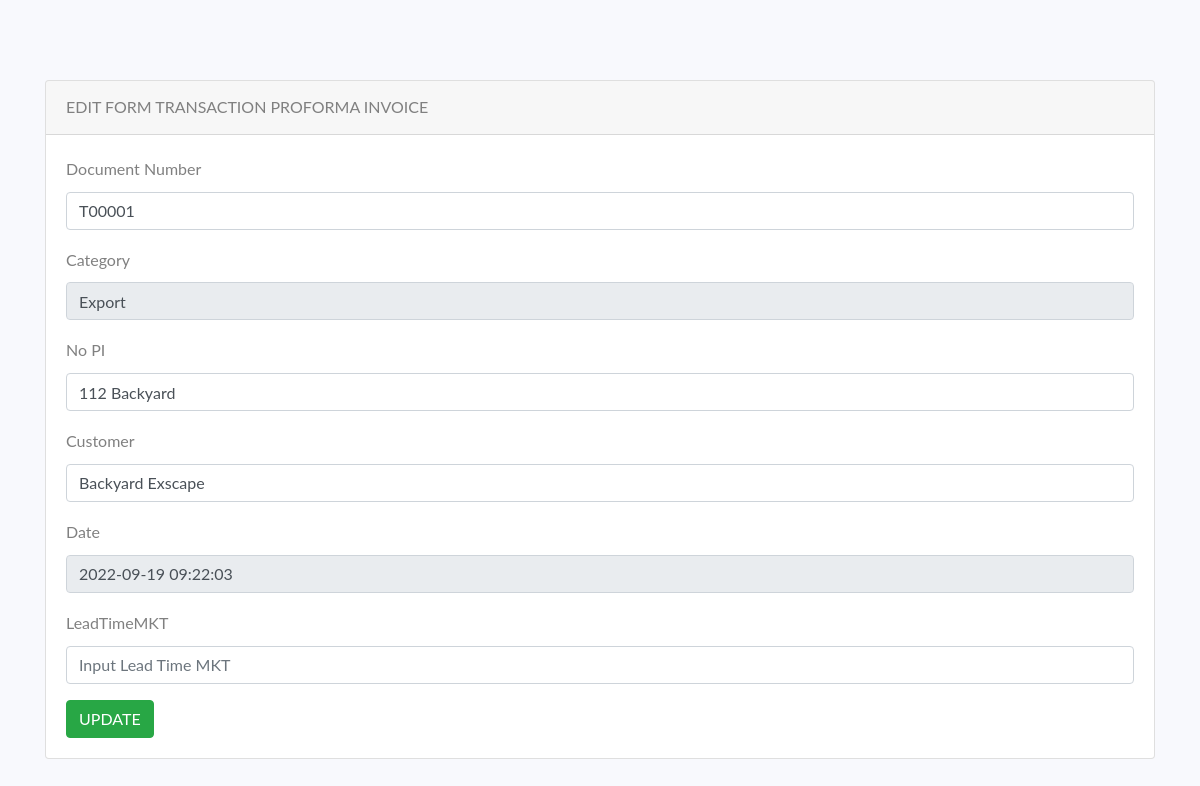
Screenshot of /pages/sales/pi/edit-pi.php?id=T00001 with the database file from the repository.
### tables this page shows
CREATE TABLE `proforma_inv` (
  `NumDoc` varchar(10) NOT NULL,
  `CatID` varchar(10) NOT NULL,
  `NoPI` varchar(250) NOT NULL,
  `Customer` text NOT NULL,
  `DatePI` datetime NOT NULL,
  `LeadTimeMKT` date NOT NULL,
  `UserID` varchar(10) NOT NULL
);

CREATE TABLE `category` (
  `CatID` varchar(10) NOT NULL,
  `CatName` varchar(50) NOT NULL
);

### pages/sales/pi/edit-pi.php (the view, shortened to what this page needs)
<?php
  include('koneksi.php');
  $kd = $_GET['id'];
  $query = "SELECT * FROM proforma_inv t1 Left join category t2 on t1.CatID = t2.CatID  WHERE NumDoc = '$kd' LIMIT 1";
  $result = mysqli_query($connection, $query);
  $row = mysqli_fetch_array($result);
  ?>
<!doctype html>
<html lang="en">
  <head>
    <link rel="stylesheet" href="https://stackpath.bootstrapcdn.com/bootstrap/4.4.1/css/bootstrap.min.css">
    <link rel="stylesheet" href="https://stackpath.bootstrapcdn.com/font-awesome/4.7.0/css/font-awesome.min.css">
    <link rel="stylesheet" href="css/style.css">
    <link rel="stylesheet" href="css/bootstrap-datetimepicker.min.css">
  </head>
  <body>
    <div class="container" style="margin-top: 80px">
      <div class="row">
        <div class="col-md-12">
          <div class="card">
            <div class="card-header">
              EDIT FORM TRANSACTION PROFORMA INVOICE
            </div>
            <div class="card-body">
              <form action="update-pi.php" method="POST">
                <div class="form-group">
                  <label>Document Number</label>
                  <input type="text" name="NumDoc" value="<?php echo $row['NumDoc'] ?>" placeholder="Masukkan Document Number" class="form-control">
                </div>
                <div class="form-group">
                  <label>Category</label>
                  <input type="text" name="CatName" value="<?php echo $row['CatName'] ?>" class="form-control" readonly>
                </div>
                <div class="form-group">
                  <label>No PI</label>
                  <input type="text" name="NoPI" value="<?php echo $row['NoPI'] ?>" placeholder="Input Proforma Invoice Number" class="form-control">
                </div>
                <div class="form-group">
                  <label>Customer</label>
                  <input type="text" name="Customer" value="<?php echo $row['Customer'] ?>" placeholder="Input Customer Name" class="form-control">
                </div>
                <div class="form-group">
                  <label>Date</label>
                  <input type="text" name="DatePI" value="<?php echo $row['DatePI'] ?>" class="form-control" readonly>
                </div>
                <div class="form-group">
                  <label>LeadTimeMKT</label>
                  <input type="text" name="LeadTimeMKT" placeholder="Input Lead Time MKT" class="form-control" id="id_1">
                </div>
                <button type="submit" class="btn btn-success">UPDATE</button>
              </form>
            </div>
          </div>
        </div>
      </div>
    </div>
  </body>
</html>

### rows the page displays
proforma_inv: NumDoc "T00001", CatName "Export", NoPI "112 Backyard", Customer "Backyard Exscape", DatePI "2022-09-19 09:22:03"
